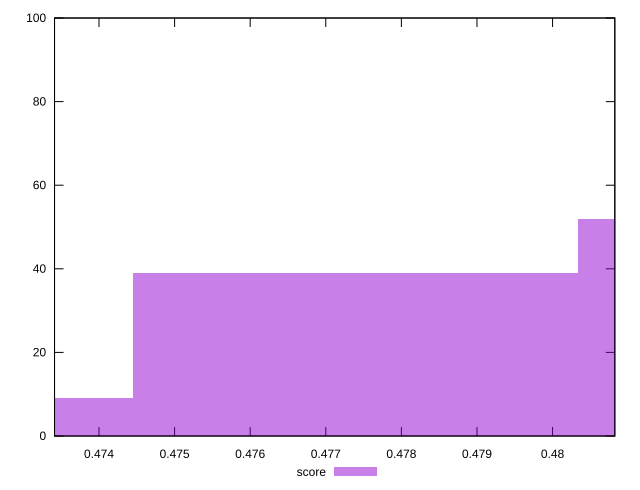

Reproduce this figure in gnuplot.
reset

$score <<EOF
0.4715023096566736 9
0.48328986739809043 52
0.477396088527382 39
EOF

set key outside below
set boxwidth 0.00589377887070842
set xrange [0.47341176470588237:0.4808235294117647]
set yrange [0:100]
set trange [0:100]
set style fill transparent solid 0.5 noborder
set terminal svg size 640, 490 enhanced background rgb 'white'
set output "report_00008_2021-01-22T20:58:29.167/render-blocking-resources/samples/pages+cached+nointeractive/score/histogram.svg"

plot $score title "score" with boxes

reset
